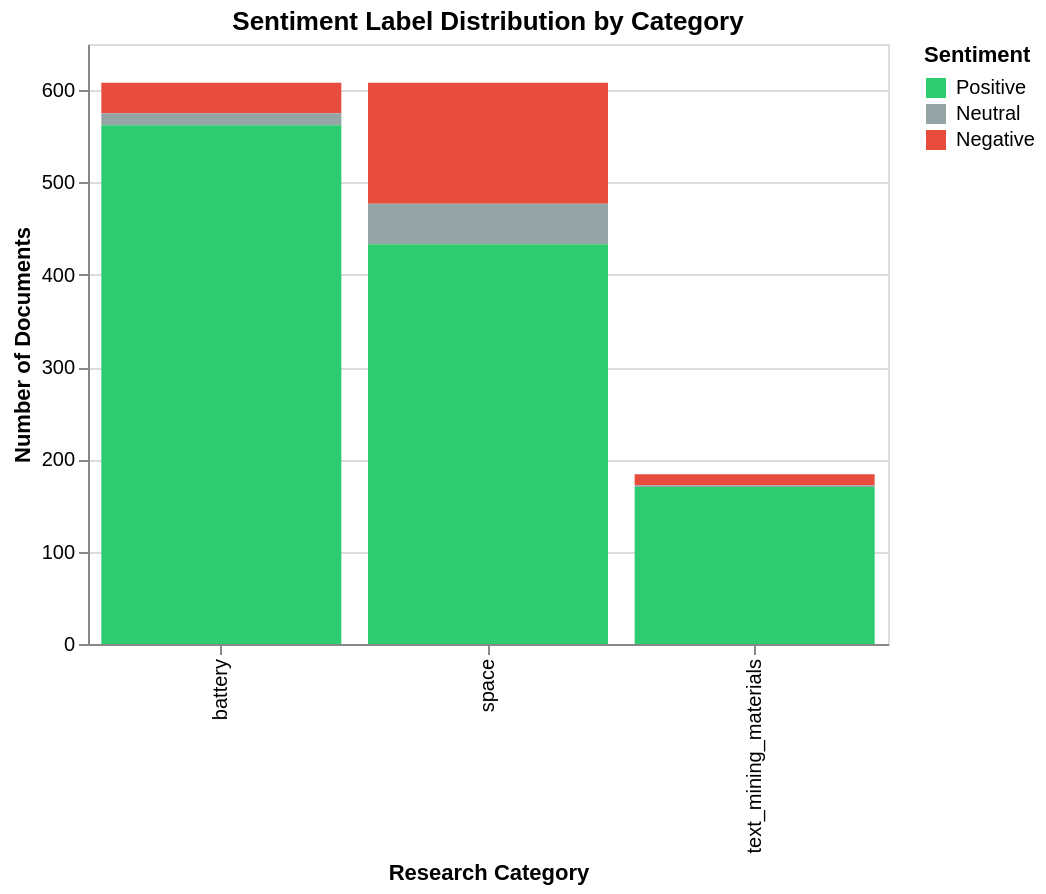

Here is the notebook cell this chart was saved with:
### Markdown cell above
The box plot reveals not just the average sentiment but the full distribution within each category. Battery and text mining materials both show narrow, high-positioned boxes, indicating that papers in these fields consistently use positive language with little variation. Space papers show a dramatically wider box spanning nearly the full sentiment range, reflecting the coexistence of highly positive mission success papers alongside neutral or negative papers reporting technical failures, radiation risks, and system anomalies. This variability in space research sentiment is itself a meaningful finding — space is a more rhetorically diverse field than battery research.

### Code cell
# --- Chart: Sentiment Label Distribution by Category ---
# How many abstracts are positive, neutral, or negative per category?

sent_label_counts = sentiment_df.groupby(['category', 'sentiment_label']).size().reset_index(name='count')

chart_sent_labels = alt.Chart(sent_label_counts).mark_bar().encode(
    x=alt.X('category:N', title='Research Category'),
    y=alt.Y('count:Q', title='Number of Documents'),
    color=alt.Color('sentiment_label:N',
                    scale=alt.Scale(domain=['Positive', 'Neutral', 'Negative'],
                                    range=['#2ecc71', '#95a5a6', '#e74c3c']),
                    legend=alt.Legend(title='Sentiment')),
    tooltip=['category', 'sentiment_label', 'count']
).properties(
    title='Sentiment Label Distribution by Category',
    width=400,
    height=300
)

chart_sent_labels

### Figure 1 — Vega specification as saved in the notebook (floating-point values rounded to 4 significant figures)
{"$schema": "https://vega.github.io/schema/vega/v5.json", "data": [{"name": "source_0", "values": [{"category": "battery", "count": 33, "count_end": 608.0, "count_start": 575.0, "sentiment_label": "Negative"}, {"category": "battery", "count": 13, "count_end": 575.0, "count_start": 562.0, "sentiment_label": "Neutral"}, {"category": "battery", "count": 562, "count_end": 562.0, "count_start": 0.0, "sentiment_label": "Positive"}, {"category": "space", "count": 131, "count_end": 608.0, "count_start": 477.0, "sentiment_label": "Negative"}, {"category": "space", "count": 44, "count_end": 477.0, "count_start": 433.0, "sentiment_label": "Neutral"}, {"category": "space", "count": 433, "count_end": 433.0, "count_start": 0.0, "sentiment_label": "Positive"}, {"category": "text_mining_materials", "count": 12, "count_end": 184.0, "count_start": 172.0, "sentiment_label": "Negative"}, {"category": "text_mining_materials", "count": 2, "count_end": 172.0, "count_start": 170.0, "sentiment_label": "Neutral"}, {"category": "text_mining_materials", "count": 170, "count_end": 170.0, "count_start": 0.0, "sentiment_label": "Positive"}]}, {"name": "source_0_x_domain_category", "values": [{"category": "battery"}, {"category": "space"}, {"category": "text_mining_materials"}]}], "marks": [{"type": "rect", "name": "marks", "from": {"data": "source_0"}, "encode": {"update": {"tooltip": {"signal": "{\"category\": isValid(datum[\"category\"]) ? datum[\"category\"] : \"\"+datum[\"category\"], \"sentiment_label\": isValid(datum[\"sentiment_label\"]) ? datum[\"sentiment_label\"] : \"\"+datum[\"sentiment_label\"], \"count\": format(datum[\"count\"], \"\")}"}, "y2": {"field": "count_start", "scale": "y"}, "fill": {"field": "sentiment_label", "scale": "color"}, "y": {"field": "count_end", "scale": "y"}, "x": {"field": "category", "scale": "x"}, "width": {"signal": "max(0.25, bandwidth('x'))"}}}, "style": ["bar"]}], "scales": [{"name": "x", "type": "band", "domain": {"data": "source_0_x_domain_category", "field": "category", "sort": true}, "range": [0, {"signal": "width"}], "paddingInner": 0.1, "paddingOuter": 0.05}, {"name": "y", "type": "linear", "domain": {"data": "source_0", "fields": ["count_start", "count_end"]}, "range": [{"signal": "height"}, 0], "nice": true, "zero": true}, {"name": "color", "type": "ordinal", "domain": ["Positive", "Neutral", "Negative"], "range": ["#2ecc71", "#95a5a6", "#e74c3c"]}], "axes": [{"scale": "y", "grid": true, "ticks": false, "minExtent": 0, "gridScale": "x", "labels": false, "domain": false, "orient": "left", "tickCount": {"signal": "ceil(height/40)"}, "maxExtent": 0, "zindex": 0, "aria": false}, {"scale": "x", "zindex": 0, "orient": "bottom", "grid": false, "title": "Research Category", "labelBaseline": "middle", "labelAngle": 270, "labelAlign": "right"}, {"scale": "y", "zindex": 0, "title": "Number of Documents", "orient": "left", "tickCount": {"signal": "ceil(height/40)"}, "grid": false, "labelOverlap": true}], "title": {"text": "Sentiment Label Distribution by Category", "frame": "group"}, "legends": [{"title": "Sentiment", "fill": "color", "symbolType": "square"}], "width": 400, "style": "cell", "background": "white", "padding": 5, "height": 300}
